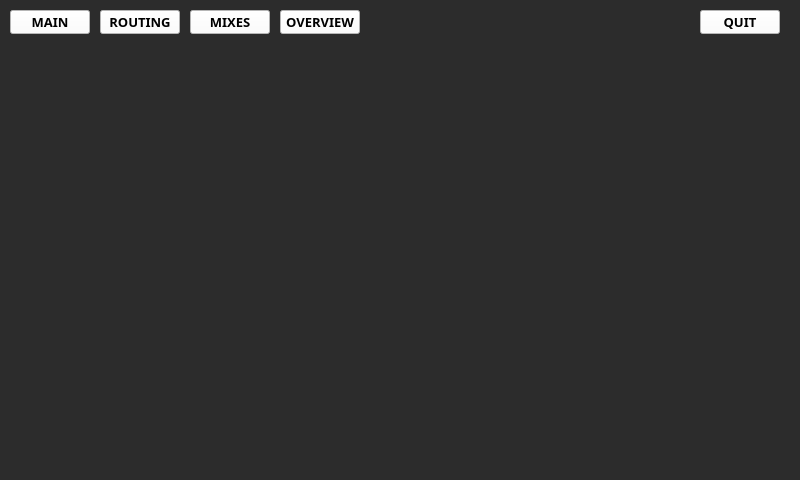
<?xml version="1.0" encoding="UTF-8"?>
<ui version="4.0">
 <class>MainWindow</class>
 <widget class="QMainWindow" name="MainWindow">
  <property name="geometry">
   <rect>
    <x>0</x>
    <y>0</y>
    <width>800</width>
    <height>480</height>
   </rect>
  </property>
  <property name="windowTitle">
   <string>MainWindow</string>
  </property>
  <property name="styleSheet">
   <string notr="true">background-color: rgb(44, 44, 44);</string>
  </property>
  <widget class="QWidget" name="centralwidget">
   <widget class="QPushButton" name="mainButton">
    <property name="geometry">
     <rect>
      <x>10</x>
      <y>10</y>
      <width>80</width>
      <height>24</height>
     </rect>
    </property>
    <property name="font">
     <font>
      <family>Source Code Pro</family>
      <pointsize>10</pointsize>
      <bold>true</bold>
     </font>
    </property>
    <property name="styleSheet">
     <string notr="true">background-color: rgb(255, 255, 255);
color: rgb(0, 0, 0);</string>
    </property>
    <property name="text">
     <string>MAIN</string>
    </property>
   </widget>
   <widget class="QPushButton" name="quit">
    <property name="geometry">
     <rect>
      <x>700</x>
      <y>10</y>
      <width>80</width>
      <height>24</height>
     </rect>
    </property>
    <property name="font">
     <font>
      <family>Source Code Pro</family>
      <pointsize>10</pointsize>
      <bold>true</bold>
     </font>
    </property>
    <property name="styleSheet">
     <string notr="true">background-color: rgb(255, 255, 255);
color: rgb(0, 0, 0);</string>
    </property>
    <property name="text">
     <string>QUIT</string>
    </property>
    <property name="flat">
     <bool>false</bool>
    </property>
   </widget>
   <widget class="QPushButton" name="routingButton">
    <property name="geometry">
     <rect>
      <x>100</x>
      <y>10</y>
      <width>80</width>
      <height>24</height>
     </rect>
    </property>
    <property name="font">
     <font>
      <family>Source Code Pro</family>
      <pointsize>10</pointsize>
      <bold>true</bold>
     </font>
    </property>
    <property name="styleSheet">
     <string notr="true">background-color: rgb(255, 255, 255);
color: rgb(0, 0, 0);</string>
    </property>
    <property name="text">
     <string>ROUTING</string>
    </property>
   </widget>
   <widget class="QPushButton" name="mixesButton">
    <property name="geometry">
     <rect>
      <x>190</x>
      <y>10</y>
      <width>80</width>
      <height>24</height>
     </rect>
    </property>
    <property name="font">
     <font>
      <family>Source Code Pro</family>
      <pointsize>10</pointsize>
      <bold>true</bold>
     </font>
    </property>
    <property name="styleSheet">
     <string notr="true">background-color: rgb(255, 255, 255);
color: rgb(0, 0, 0);</string>
    </property>
    <property name="text">
     <string>MIXES</string>
    </property>
   </widget>
   <widget class="QPushButton" name="overviewButton">
    <property name="geometry">
     <rect>
      <x>280</x>
      <y>10</y>
      <width>80</width>
      <height>24</height>
     </rect>
    </property>
    <property name="font">
     <font>
      <family>Source Code Pro</family>
      <pointsize>10</pointsize>
      <bold>true</bold>
     </font>
    </property>
    <property name="styleSheet">
     <string notr="true">background-color: rgb(255, 255, 255);
color: rgb(0, 0, 0);</string>
    </property>
    <property name="text">
     <string>OVERVIEW</string>
    </property>
   </widget>
  </widget>
 </widget>
 <resources/>
 <connections/>
</ui>
